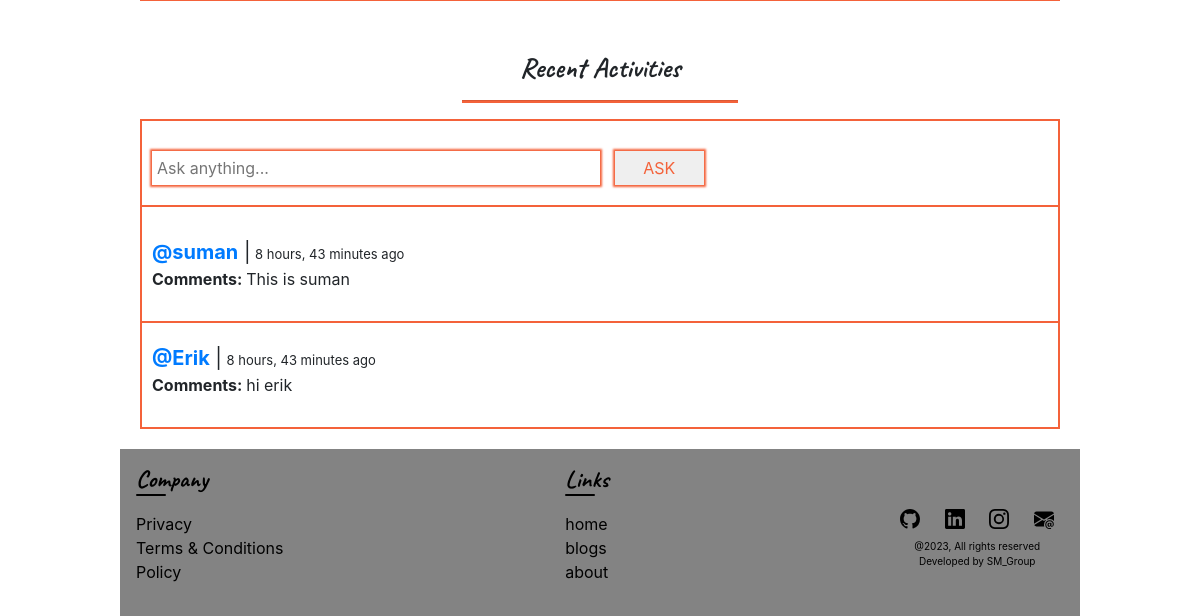
Page /all-posts/ (lower part) on the earlier database version.
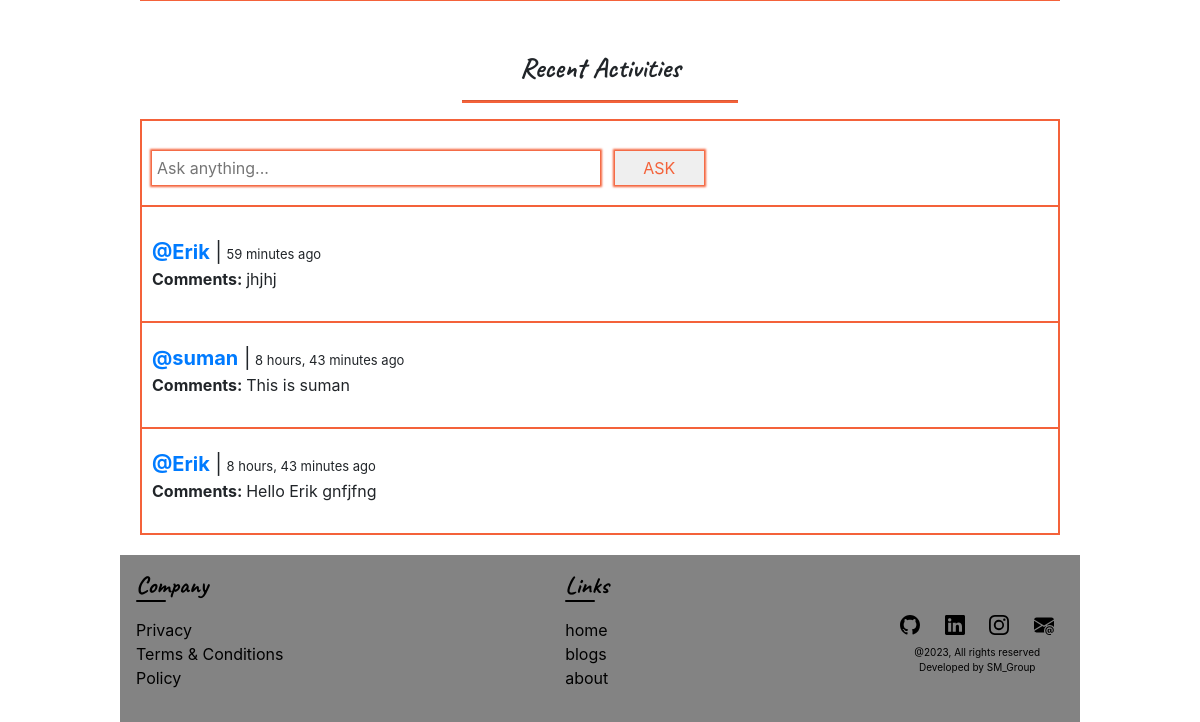
Same page on the later database version.
### base/models.py (models this page shows, shortened)
class logginedUser(models.Model):
    user = models.ForeignKey(User, on_delete=models.CASCADE)
    user_query = models.TextField()
    user_created = models.DateTimeField(auto_now_add=True)

### base/views.py (the view)
# urls.py: path('all-posts/', views.post, name="post"),
def post(request):
    message = "Posts Is Not Available For This Query"
    users = logginedUser.objects.all().filter()[0:10]
    query = request.GET.get('q') if request.GET.get('q') != None else ''
    if query:
        total_post = posts.objects.filter(
            Q(post_title__icontains=query)
        )
    else:
        message = ""
        total_post = posts.objects.all().order_by('-post_created').filter()[0:30]
    context = {
        'total_post': total_post,
        'users': users,
        'message': message,
    }
    return render(request, 'post.html', context)

### templates/post.html (shortened to what this page needs)
{% extends "base.html" %}
{% block content %}
<section class="main-section">
    <div>
        <div class="post-activity">
            <h3 class="main-heading">Recent Activities</h3>
            <hr>
            <div class="activity-container">
                <div class="user-subcontainer query-section">
                    <form method="post" autocomplete="off">
                        <input type="text" name="user_query" placeholder="Ask anything...">
                        <input type="submit" value="ASK">
                    </form>
                </div>
                {% for user in users reversed %}
                <div class="user-comments">
                    <div class="user-subcontainer">
                        <p>
                            <span class="user-name"><a href="{% url 'post' %}"><strong>@{{user.user}}</strong></a>
                                |</span>
                            <span style="font-size: 13px !important;">{{user.user_created | timesince}} ago</span>
                        </p>
                        <p><strong>Comments: </strong> {{user.user_query}}</p>
                    </div>
                </div>
                {% endfor %}
            </div>
        </div>
    </div>
</section>
{% endblock %}

Differences in the rows shown:
added logginedUser: user "Erik", user_created "59 minutes", user_query "jhjhj"
changed logginedUser: user_query "hi erik" → "Hello Erik gnfjfng"
